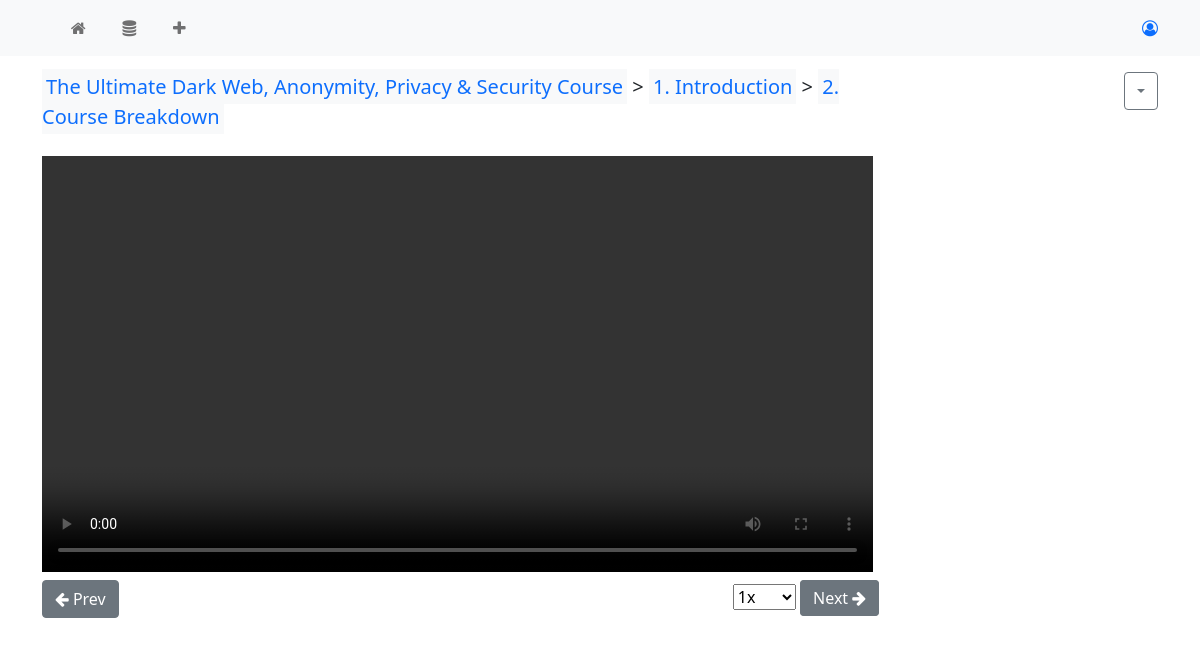
Screenshot of /video/417 with the database file from the repository.
### myapp/models.py (models this page shows, shortened)
class Video(models.Model):
    title = models.CharField(max_length=200)
    chapter = models.ForeignKey(Chapter, on_delete=models.CASCADE)
    download_page = models.URLField()
    download_link = models.URLField(null=True, blank=True)
    last_seen = models.DateTimeField(auto_now=True)
    type = models.CharField(max_length=20, null=True, blank=True)
    is_visited = models.BooleanField(default=False)
    is_done = models.BooleanField(default=False)

class Chapter(models.Model):
    title = models.CharField(max_length=200)
    google_docs_link = models.URLField(null=True, blank=True)
    course = models.ForeignKey(Course, on_delete=models.CASCADE, null=True, blank=True)
    storage = models.ForeignKey(Storage, on_delete=models.CASCADE, null=True, blank=True)
    is_done = models.BooleanField(default=False)

class Course(models.Model):
    title = models.CharField(max_length=200)
    google_docs_link = models.URLField(null=True, blank=True)
    link = models.URLField()
    chapters_videos_json = models.TextField()
    category = models.ForeignKey(Category, on_delete=models.CASCADE, null=True, blank=True)
    is_done = models.BooleanField(default=False)

### myapp/views.py (the view)
# urls.py: path('video/<int:id>', views.video_detail, name='video-detail-page'),
def video_detail(request, id):
    video = get_object_or_404(Video, pk=id)
    if video.type != 'video':
        video.is_done = True
    video.is_visited = True
    video.save()
    next_video = Video.objects.filter(chapter=video.chapter, id__gt=video.id).order_by('id').first()
    prev_video = Video.objects.filter(chapter=video.chapter, id__lt=video.id).order_by('-id').first()
    context = {
        'video': video,
        'next': next_video,
        'prev': prev_video
    }
    return render(request, 'myapp/video_detail.html', context=context)

### myapp/templates/myapp/video_detail.html (shortened to what this page needs)
{% extends 'myapp/base.html' %}
{% block page_content %}
    <div class="row mb-2">
        <div class="col-sm-12 col-md-9 col-12 mb-2">
            <p class="lead mb-2">
                <a href="{% url 'course-detail-page' video.chapter.course.id %}" class="bg-light p-1">{{video.chapter.course.title}}</a>
                >
                <a href="{% url 'chapter-update-page' video.chapter.id %}" class="bg-light p-1">{{video.chapter.title}}</a>
                >
                <a href="{% url 'video-detail-page' video.id %}" class="bg-light p-1">{{video.title}}</a>
            </p>
        </div>
        <div class="col-sm-12 col-md-3 col-12">
            <div class="btn-group float-end" role="group">
                <button id="video-options" type="button" class="btn btn-outline-secondary dropdown-toggle" data-bs-toggle="dropdown" aria-expanded="false"></button>
            </div>
        </div>
    </div>
    {% if video.type == 'video' %}
        <div class="row">
            <video src="{{video.download_link}}"  class="col-sm-12 col-md-9 col-12 m-auto mb-2" controls></video>
            <div class="col-sm-12 col-md-3 col-12">
            </div>
        </div>
    {% else %}
        <h3 class="text-center">
            <h4>Resource: {{video.title}} <span><a href="{{video.download_page}}" target="_blank">Download Resources<i class="fa fa-download" aria-hidden="true"></i></a></span></h4>
        </h3>
    {% endif %}
    <div class="d-flex justify-content-between col-sm-12 col-md-9 col-12 mb-3">
        <div class="">
            <a href="{% if prev %}{% url 'video-detail-page' prev.id %}{% else %}#{% endif %}" class="{% if not prev %}disabled{% endif %} btn btn-secondary">
                <i class="fa fa-arrow-left" aria-hidden="true"></i>
                Prev
            </a>
        </div>
        <div class="">
            {% if video.type == 'video' %}
            <select class="mr-2 mt-1 p-0 d-inline" id="speed-changer">
                <option value="1" selected>1x</option>
            </select>
            {% endif %}
            <a href="{% if next %}{% url 'video-detail-page' next.id %}{% else %}#{% endif %}" class="d-inline {% if not next %}disabled{% endif %} btn btn-secondary">
            Next
            <i class="fa fa-arrow-right" aria-hidden="true"></i>
            </a>
        </div>
    </div>
    <br><br>
    <br>
    <br>
{% endblock page_content %}

### myapp/templates/myapp/base.html (style rules this page uses)
a { text-decoration: none; }
video, video::selection, video:focus { outline: none; border: none; }

### rows the page displays
Video: chapter.course "The Ultimate Dark Web, Anonymity, Privacy & Security Course", chapter "1. Introduction", title "2. Course Breakdown"
